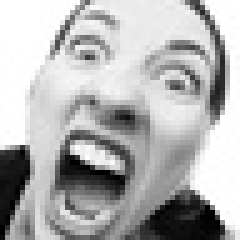
#> input picture data/train/angry/Training_1184435.jpg, 48 x 48 px, found by its file name (shown 5 times larger); its folder holds 3 pictures in this run
$ jupyter execute --allow-errors RF.ipynb
#> lines starting #> are read from the running program, lines starting #| are printed output that depends on the picture
[cell 1]
import os
import pandas as pd
import glob
import numpy as np
import matplotlib.pyplot as plt
import PIL
import seaborn as sns

from os import listdir
from sklearn.neighbors import KNeighborsClassifier
from sklearn.preprocessing import LabelEncoder
from sklearn.model_selection import  train_test_split
from sklearn.metrics import classification_report, roc_curve, confusion_matrix
from tqdm import tqdm
from PIL import Image
from sklearn.preprocessing import OneHotEncoder
from sklearn.utils import shuffle
from sklearn.ensemble import RandomForestClassifier

[cell 2]
df=pd.DataFrame({"category":[], "images":[]})
df_test=pd.DataFrame({"category":[], "images":[]})
i=0
folder_dir = r"C:\Users\Asus\OneDrive\Desktop\Emotion_detection_with_CNN-main\data\train"
for images in os.listdir(folder_dir):
    for sub in os.listdir(folder_dir+"\\"+images):
        i=i+1
        df.loc[i]=[images]+[sub]

i=0
folder_dir = r"C:\Users\Asus\OneDrive\Desktop\Emotion_detection_with_CNN-main\data\test"
#> (the rest of this cell did not finish here and is left out)

[cell 3]
df.head()

[cell 4]
print("Total categories: ",len(df['category'].unique()))
print()
print("Categories: ",df['category'].unique())
df['category'].value_counts().plot(kind='bar')
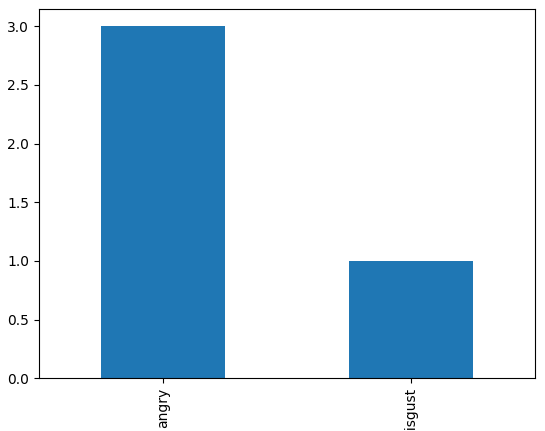
#> figure drawn by matplotlib, 1 panel

[cell 5]
data_dir = r"C:\Users\Asus\OneDrive\Desktop\data\train"
data_dir_test = r"C:\Users\Asus\OneDrive\Desktop\data\test"
image_h,image_w=48,48
classes = df['category'].unique()

[cell 6]
image_names=df['images']
target_label=df['category']
image_names_test=df_test['images']
target_label_test=df_test['category']

[cell 7]
X=[]
for img in tqdm(image_names):
  X.append(np.asarray((Image.open(data_dir+"\\"+img)).resize((image_h,image_w))))
X_test=[]
#> X_test = []
for img in tqdm(image_names_test):
      X_test.append(np.asarray((Image.open(data_dir_test+"\\"+img)).resize((image_h,image_w))))

[cell 8]
plt.figure(figsize=(10,10))
#> (the rest of this cell did not finish here and is left out)

[cell 9]
X=np.asarray(X)
X=X /255.0
X=np.reshape(X, (X.shape[0], -1))

X_test=np.asarray(X_test)
X_test=X_test /255.0
#> (the rest of this cell did not finish here and is left out)

[cell 10]
enc = LabelEncoder()
#> (the rest of this cell did not finish here and is left out)

[cell 11]
X.shape
#> Out = (4, 2304)

#> (a cell that did not finish here is left out)

#> (a cell that did not finish here is left out)

[cell 14]
liy=[]
lix=[]
acc=0
index=0
#> (the rest of this cell did not finish here and is left out)

[cell 15]
rf=RandomForestClassifier(n_estimators=(index+1)*50)
#> (the rest of this cell did not finish here and is left out)

#> (a cell that did not finish here is left out)

[cell 17]
plt.plot(lix, liy)
plt.show()
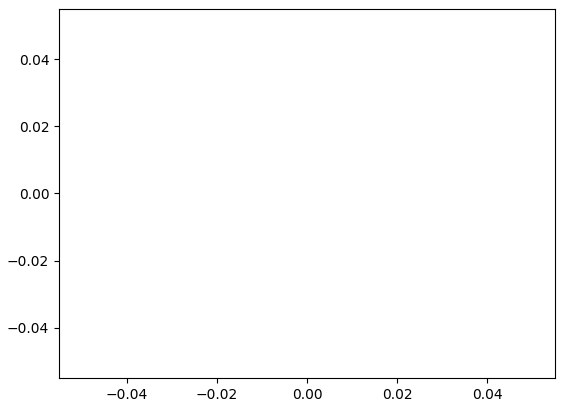
#> figure drawn by matplotlib, 1 panel
print("max acc at k="+str(index+1)+" acc of "+str(acc))
